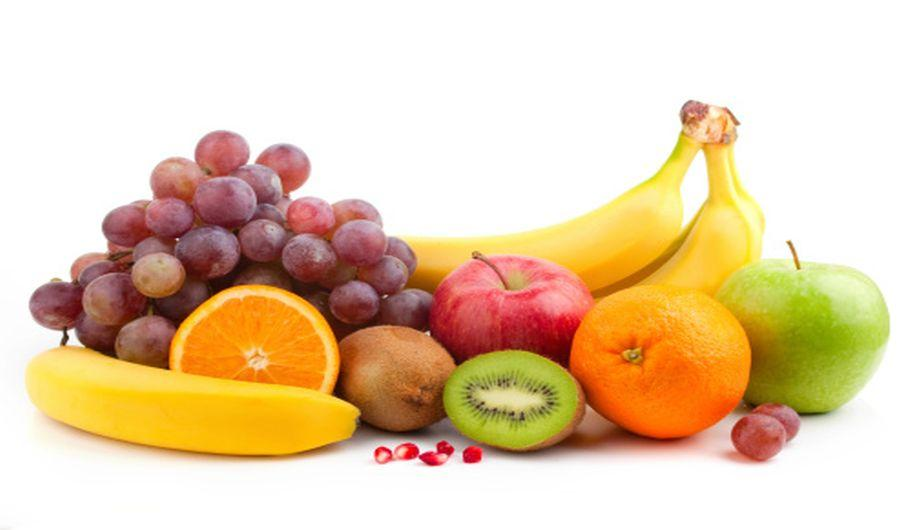
#> input picture lab_images/frutas.jpg, 924 x 530 px, found by its file name
$ python split_merge.py
#> lines starting #> are read from the running program, lines starting #| are printed output that depends on the picture
import cv2
import numpy as np


def split_quadtree_custom(img, condition_fn, min_size=8):
    """
    Divide la imagen en bloques usando quadtree según una condición booleana.

    img: imagen en escala de grises (np.uint8)
    condition_fn: función que recibe un bloque y devuelve True/False
    min_size: tamaño mínimo de bloque para dejar de dividir
    """
    h, w = img.shape
    blocks = []

    def split(x, y, w, h):
        block = img[y:y+h, x:x+w]
        if w <= min_size or h <= min_size or condition_fn(block):
            if condition_fn(block):
                blocks.append((x, y, w, h))
        else:
            hw, hh = w//2, h//2
            split(x, y, hw, hh)
            split(x+hw, y, w-hw, hh)
            split(x, y+hh, hw, h-hh)
            split(x+hw, y+hh, w-hw, h-hh)

    split(0, 0, w, h)
    return blocks


def draw_blocks(img, blocks, color=(0, 0, 255)):
    """Dibuja los bloques en la imagen"""
    overlay = cv2.cvtColor(img, cv2.COLOR_GRAY2BGR)
    for x, y, w, h in blocks:
        cv2.rectangle(overlay, (x, y), (x+w, y+h), color, 1)
    return overlay


img = cv2.imread('lab_images/frutas.jpg', 0)
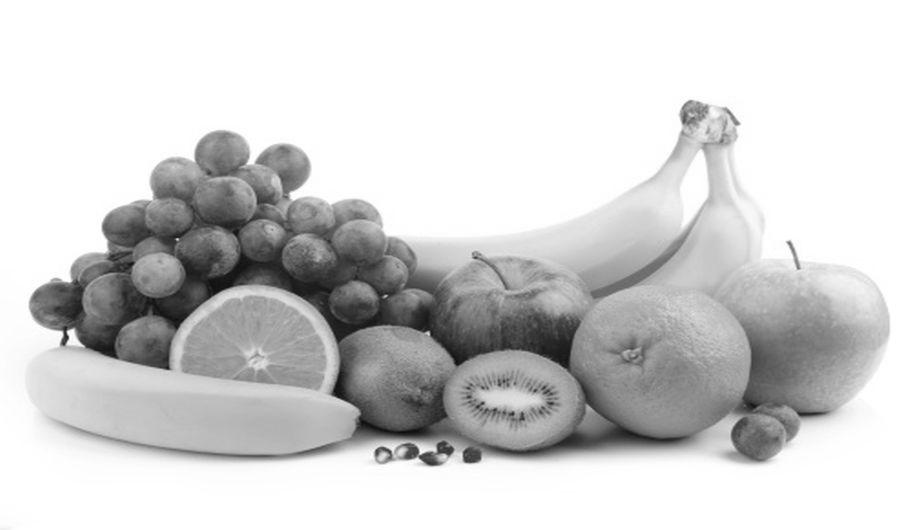
#> img: shape (530, 924); min 9, max 255, mean 209.9
if img is None:
    raise FileNotFoundError("No se pudo cargar la imagen.")

blur = cv2.GaussianBlur(img, (3, 3), 0)


def is_dark(block, dark_threshold=50):
    return np.mean(block) <= dark_threshold

def is_between(block, low=100, high=120):
#> called with low = 100, high = 120
    mean_intensity = np.mean(block)
#> mean_intensity = 210
    return low <= mean_intensity <= high


blocks = split_quadtree_custom(
    blur, lambda blk: is_between(blk), min_size=16)
#> in split, `hw, hh = w//2, h//2`: hw = 462; hh = 265
#> call 2 of split, with x = 0, y = 0, w = 462, h = 265
#> in split (call 2), `block = img[y:y+h, x:x+w]`:
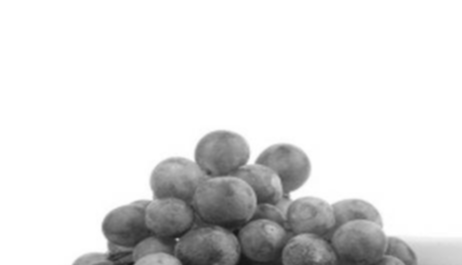
#> block: shape (265, 462); min 21, max 255, mean 225.1
#> in split (call 2), `hw, hh = w//2, h//2`: hw = 231; hh = 132
#> in split (call 4), `block = img[y:y+h, x:x+w]`: block: shape (66, 115); every value is 255
#> in split (call 5), `block = img[y:y+h, x:x+w]`: block: shape (33, 57); every value is 255
#> in split (call 18), `block = img[y:y+h, x:x+w]`: block: shape (33, 58); every value is 255
#> blocks = 55 items, first 6: (216, 156, 15, 9), (158, 189, 15, 9), (173, 181, 29, 17), (216, 189, 15, 9), (100, 256, 15, 9), (115, 198, 116, 67)
result = draw_blocks(blur, blocks)
#> the loop in draw_blocks, `for x, y, w, h in blocks:` made 55 passes
#> (x, y, w, h) on passes 1 to 12: (216, 156, 15, 9), (158, 189, 15, 9), (173, 181, 29, 17), (216, 189, 15, 9), (100, 256, 15, 9), (115, 198, 116, 67), (259, 189, 14, 9), (231, 198, 115, 67), (346, 239, 14, 9), (360, 239, 15, 9), (375, 248, 29, 17), (42, 289, 15, 9)
#> after the loop in draw_blocks, `for x, y, w, h in blocks:`:
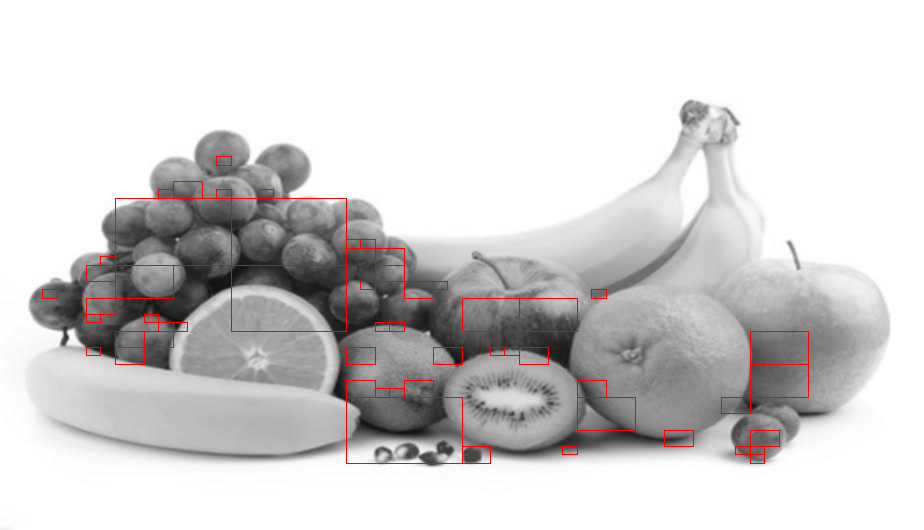
#> overlay: shape (530, 924, 3); mean B, G, R 208.8, 208.8, 211.2

cv2.imshow("Original", img)
cv2.imshow("Quadtree Custom Regions", result)
cv2.waitKey(0)
cv2.destroyAllWindows()
